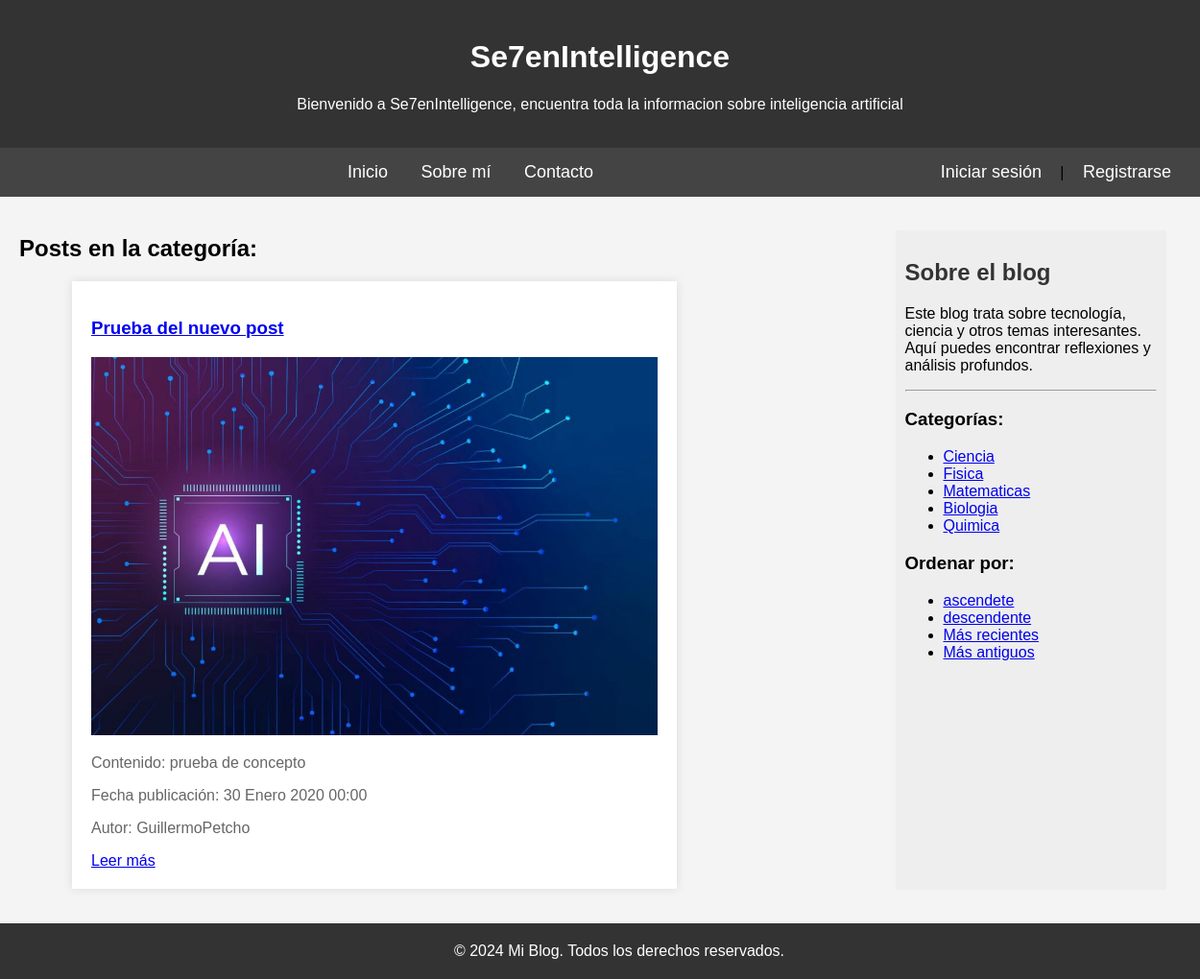
Page /categoria/10/ on the earlier database version.
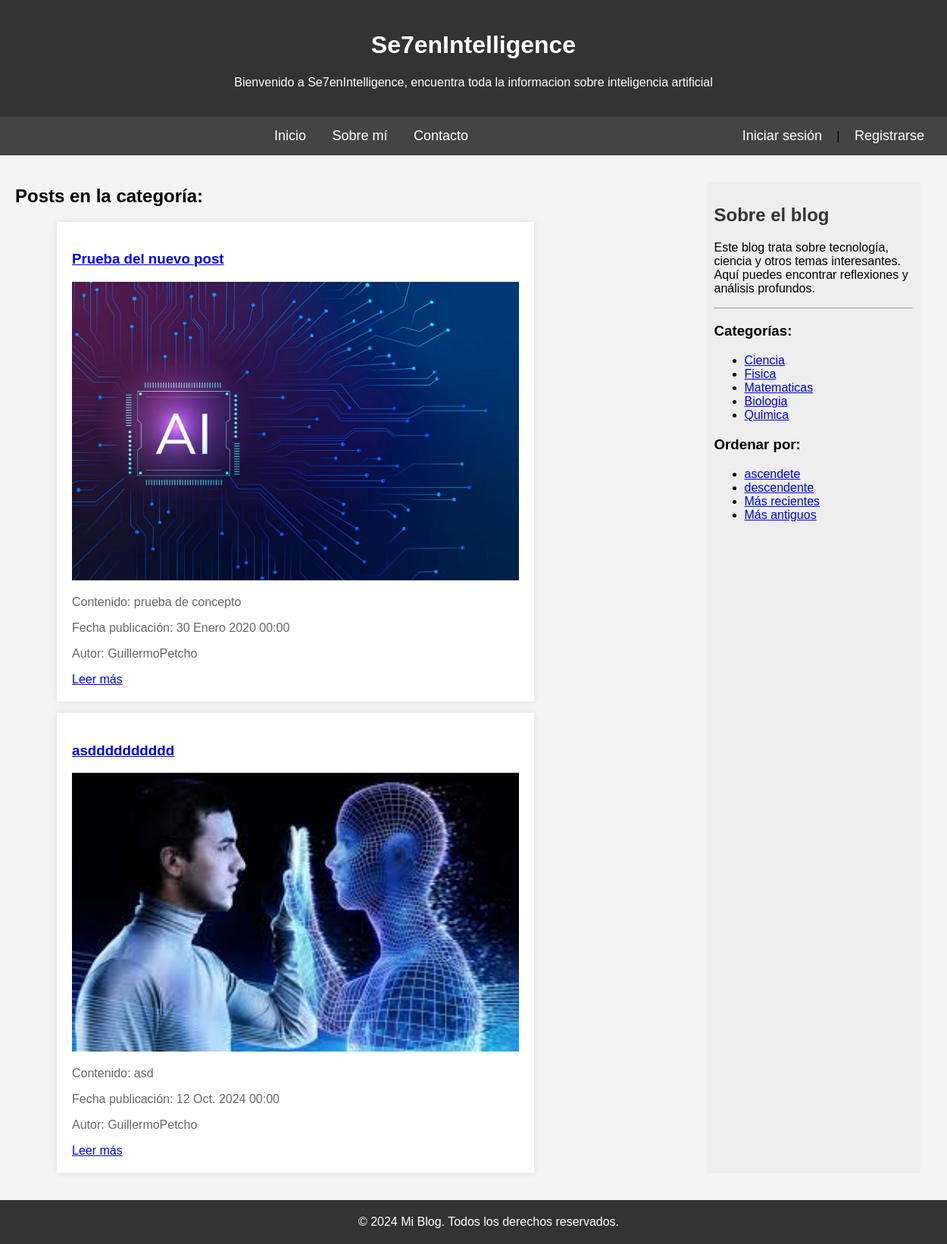
Same page on the later database version.
### apps/myblog/models.py (models this page shows, shortened)
class Post(models.Model):
    autor = models.ForeignKey(settings.AUTH_USER_MODEL, on_delete=models.CASCADE)
    titulo = models.CharField(max_length=200)
    resumen = models.TextField(max_length=50000)
    fecha_creacion = models.DateTimeField(default=timezone.now)
    fecha_publicacion = models.DateTimeField(blank=True, null=True)
    contenido = models.TextField(max_length=50000)
    imagen = models.ImageField(null=True, blank= True,upload_to= "img/posts", help_text= "Imagen del post")
    categorias = models.ManyToManyField(Categoria, related_name="posts")

class Categoria(models.Model):
    nombre = models.CharField(max_length=200,unique=True)

### apps/myblog/views.py (the view)
# urls.py: path('categoria/<int:categoria_id>/', listar_posts_por_categoria, name='listar_posts_por_categoria'),
def listar_posts_por_categoria(request, categoria_id):
    global categoria,categorias
    categoria = get_object_or_404(Categoria, id=categoria_id)
    posts = Post.objects.filter(categorias=categoria)  # Filtra los posts por la categoría seleccionada
    categorias = Categoria.objects.all()  # Obtén todas las categorías para el aside
    return render(request, 'filtrado_categorias.html', {
        'posts': posts,
        'categorias': categorias,  # Pasa las categorías para el aside
        'mostrar_categorias': True,
        'mostrar_fechas': True,
        'mostrar_cargas': True
    })

### templates/filtrado_categorias.html
{% extends 'base.html' %}
{% load static %}
{% block content %}
<h2>Posts en la categoría: {{ categoria.nombre }}</h2>
<ul>
    {% for post in posts %}
    <article class="post">
        <h3><a href="{% url 'post_detalle' post.id %}">{{ post.titulo }}</a></h3>
        {% if post.imagen %}
           <img class="imagen" src="{{ post.imagen.url }}" alt="Imagen de {{ post.titulo }}" />
        {% else %}
            <p>No hay imagen disponible.</p>
        {% endif %}
        <p>Contenido: {{ post.resumen }}</p>
        <p>Fecha publicación: {{ post.fecha_publicacion }}</p>
        <p>Autor: {{ post.autor }}</p>
        <a href="{% url 'post_detalle' post.id %}">Leer más</a>
    </article>
    {% endfor %}
</ul>
{% endblock %}

### templates/base.html (shortened to what this page needs)
<!DOCTYPE html>
{% load static %}
<html lang="es">
<head>
</head>
<body>
<header>
    {% if user.is_authenticated %}
        <h1>Se7enIntelligence</h1>
        <p>Bienvenido {{ user.username }}, encuentra toda la informacion sobre inteligencia artificial</p>
    {% else %}
        <h1>Se7enIntelligence</h1>
        <p>Bienvenido a Se7enIntelligence, encuentra toda la informacion sobre inteligencia artificial</p>
    {% endif %}
</header>
<nav>
    <a href="{% url 'inicio' %}">Inicio</a>
    <a href="{% url 'acerca_de' %}">Sobre mí</a>
    <a href="{% url 'contacto' %}">Contacto</a>
    <span style="float: right;">
        {% if user.is_authenticated %}
        <form action="{% url 'cerrar_sesion' %}" method="post">
            {% csrf_token %}
            <button type="submit">Cerrar Sesión</button>
        </form>
    {% else %}
        <a href="{% url 'login' %}">Iniciar sesión</a> | <a href="{% url 'signup' %}">Registrarse</a>
    {% endif %}
    </span>
</nav>
<main>
    <section class = "container">
        {% block content %}
        {% endblock %}
    </section>
    <aside class="sidebar">
        <h2>Sobre el blog</h2>
        <p>Este blog trata sobre tecnología, ciencia y otros temas interesantes. Aquí puedes encontrar reflexiones y análisis profundos.</p>
        {% if mostrar_categorias %}
        <hr>
            <h3>Categorías:</h3>
            <ul>
            {% for categoria in categorias %}
                <li>
                    <a href="{% url 'listar_posts_por_categoria' categoria.id %}">
                        {{ categoria.nombre }}
                    </a>
                </li>
            {% endfor %}
            </ul>
        {% endif %}
        {% if mostrar_fechas %}
        <div>
            <h3>Ordenar por:</h3>
            <ul>
                <li>
                    <a href="{% url 'listar_posts_alfabeticamente' %}?orden=asc">ascendete</a>
                </li>
                <li>
                    <a href="{% url 'listar_posts_alfabeticamente' %}?orden=desc">descendente</a>
                </li>
                <li>
                    <a href="{% url 'listar_posts_fechas' 'recientes' %}">Más recientes</a>
                </li>
                <li>
                    <a href="{% url 'listar_posts_fechas' 'antiguos' %}">Más antiguos</a>
                </li>
            </ul>
        </div>
        {% endif %}
    </aside>
</main>
<footer>
    <p>&copy; 2024 Mi Blog. Todos los derechos reservados.</p>
</footer>
</body>
</html>

Differences in the rows shown:
added Post: titulo "asdddddddddd", imagen (picture), resumen "asd", fecha_publicacion "12 Oct. 2024 00:00", autor "GuillermoPetcho"
